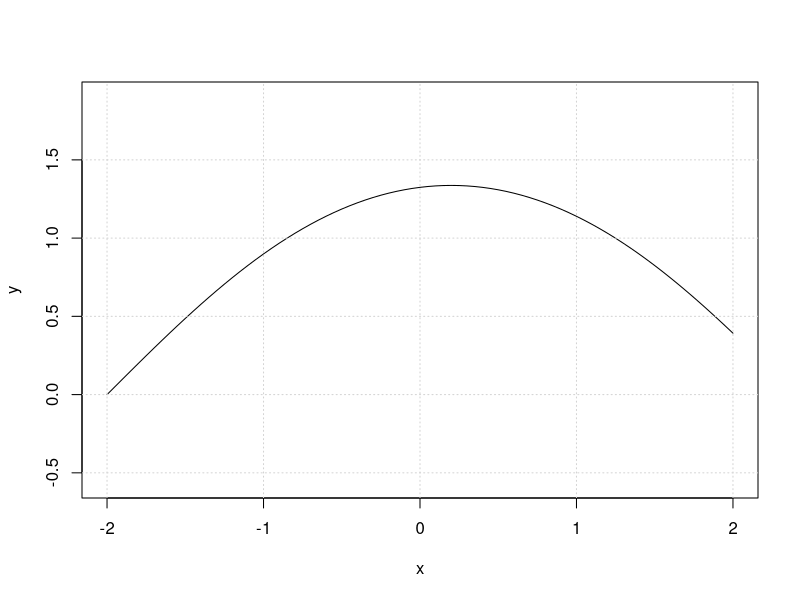
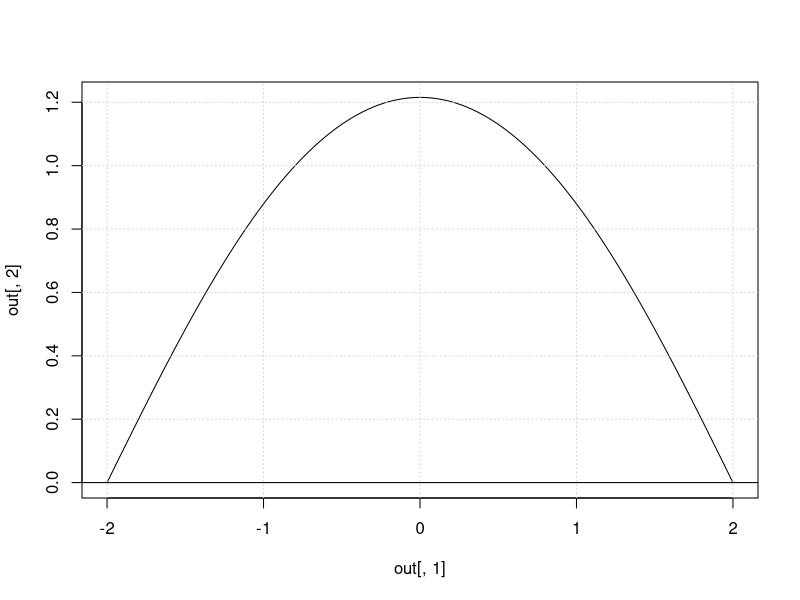

These charts were generated, in order, by the following R code:
## ---- chunk 1
knitr::opts_chunk$set(echo = TRUE)
## ---- chunk 2
library("deSolve") 
Lorenz <- function(t, state, parameters) {
    with(as.list(c(state, parameters)), {
        dZ <- Zdash

        dZdash <- 2*Z*(1 + Zdash^2)/(Z^2 + lambda)
        d_length <- sqrt(1 + Zdash^2)
        list(c(dZ, dZdash, d_length))

    })
}

parameters <- c(lambda = -6.1)
state      <- c(Z = 0, Zdash = 1, length = 0)  # initial conditions
times      <- seq(-2, 2, by = 0.05)

out <- ode(y = state, times = times, func = Lorenz, parms = parameters)
## ---- chunk 3
head(out)
tail(out)
x <- out[, 1]
y <- out[, 2]
plot(x, y, type = 'l', asp=1)
grid()
## ---- chunk 4
final_height <- function(lambda){

    parameters <- c(lambda = lambda)
    state      <- c(Z = 0, Zdash = 1, length = 0)  # initial conditions
    times      <- seq(-2, 2, by = 1)
    
    out <- ode(y = state, times = times, func = Lorenz, parms = parameters)
    out[5,2]
}


(jj <- uniroot(final_height,c(-4,-10)))
## ---- chunk 5
    parameters <- c(lambda = jj$root)
    state      <- c(Z = 0, Zdash = 1, length = 0)  # initial conditions
    times      <- seq(-2, 2, by = 0.01)
    
    out <- ode(y = state, times = times, func = Lorenz, parms = parameters)
    plot(out[,1],out[,2],type= "l")
    grid()
    abline(h=0)
